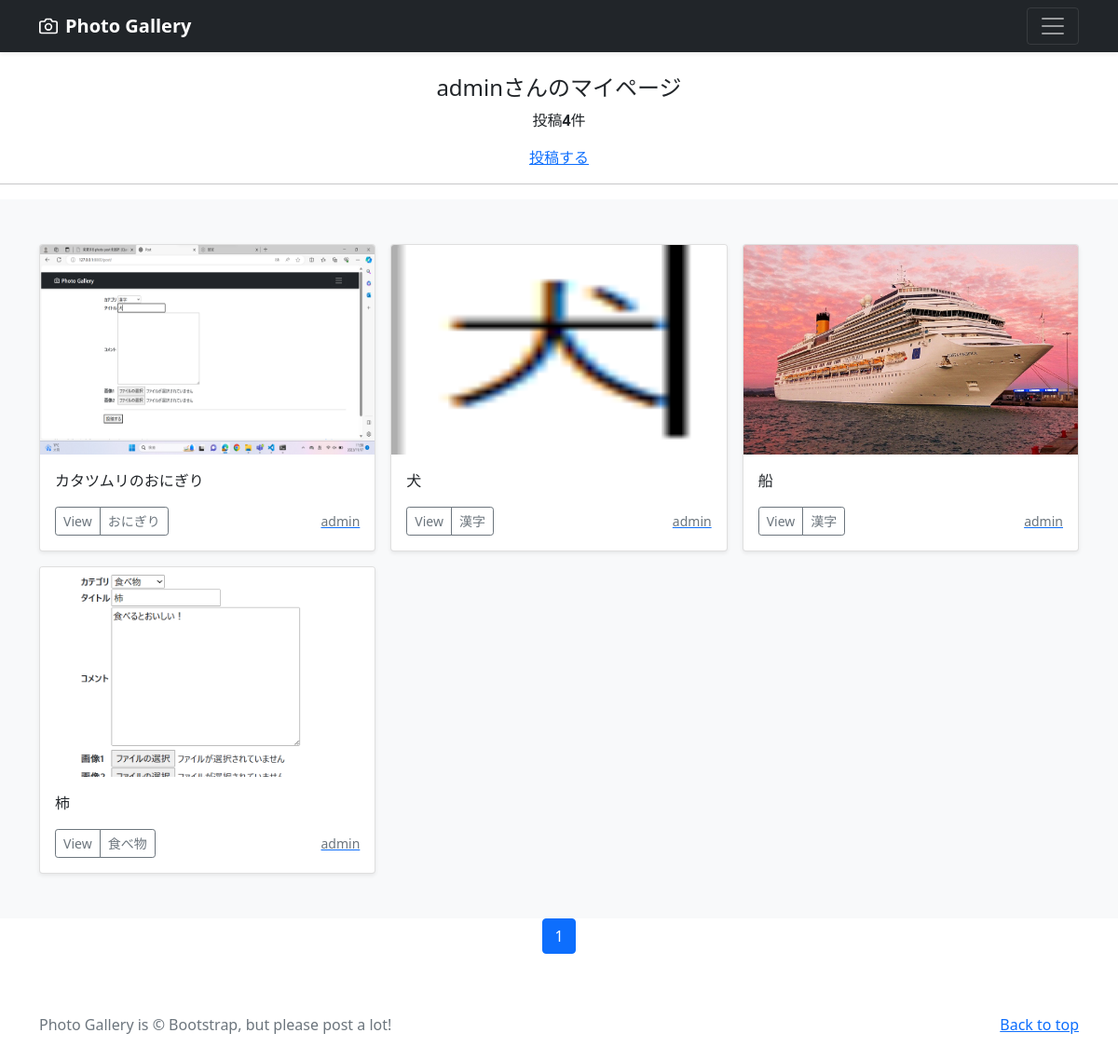
Screenshot of /mypage/ (signed in) with the database file from the repository.
### accounts/models.py (models this page shows)
class CustomUser(AbstractUser):
    pass

### photo/models.py (models this page shows, shortened)
class PhotoPost(models.Model):
    user = models.ForeignKey(
        CustomUser,
        verbose_name='ユーザー',
        on_delete=models.CASCADE
        )
    category = models.ForeignKey(
        Category,
        verbose_name='カテゴリ',
        on_delete=models.PROTECT
        )
    title = models.CharField(
        verbose_name='タイトル', # フィールドのタイトル
        max_length=200        # 最大文字数は200
        )
    comment = models.TextField(
        verbose_name='コメント',  # フィールドのタイトル
        )
    image1 = models.ImageField(
        verbose_name='イメージ1',# フィールドのタイトル
        upload_to = 'photos'   # MEDIA_ROOT以下のphotosにファイルを保存
        )
    image2 = models.ImageField(
        verbose_name='イメージ2',# フィールドのタイトル
        upload_to = 'photos',  # MEDIA_ROOT以下のphotosにファイルを保存
        blank=True,            # フィールド値の設定は必須でない
        null=True              # データベースにnullが保存されることを許容
        )
    posted_at = models.DateTimeField(
        verbose_name='投稿日時', # フィールドのタイトル
        auto_now_add=True       # 日時を自動追加
        )

class Category(models.Model):
    title = models.CharField(
        verbose_name='カテゴリ', # フィールドのタイトル
        max_length=20)

### photo/views.py (the view)
class MypageView(ListView):
    template_name ='mypage.html'
    paginate_by = 9
    def get_queryset(self):
      queryset = PhotoPost.objects.filter(
        user=self.request.user).order_by('-posted_at')
      return queryset

### photo/templates/mypage.html (shortened to what this page needs)
{% extends 'base.html' %}
      {% block contents %}
      {% if user.is_authenticated %}
        <br>
        <div style="text-align:center">
          <h4>{{user.username}}さんのマイページ</h4>
          {% if object_list.count == 0 %}
            <p>{{user.username}}さんの投稿はありません</p>
          {% else %}
            <p>投稿<strong>{{object_list.count}}</strong>件</p>
          {% endif %}
          <a href="{% url 'photo:post' %}">投稿する</a>
        </div>
        <hr>
      {% endif %}
      {% include "photos_list.html" %}
      {% include "pagination.html" %}
      {% endblock %}

### photo/templates/base.html (shortened to what this page needs)
{% load static %}
<!doctype html>
<html lang="en">
  <head>
    <link href="https://cdn.jsdelivr.net/npm/bootstrap@5.0.2/dist/css/bootstrap.min.css"
          rel="stylesheet"
>
  </head>
  <body>
    <header>
      <div class="navbar navbar-dark bg-dark shadow-sm">
        <div class="container">
          <a href="{% url 'photo:index' %}"
             class="navbar-brand d-flex align-items-center">
            <strong>Photo Gallery</strong>
          </a>
          <button class="navbar-toggler"
                  type="button"
                  data-bs-toggle="collapse"
                  data-bs-target="#navbarHeader"
                  aria-controls="navbarHeader"
                  aria-expanded="false"
                  aria-label="Toggle navigation">
            <span class="navbar-toggler-icon"></span>
          </button>
        </div>
      </div>
    </header>
    <main>
      {% block contents %}{% endblock %}
    </main>
    <footer class="text-muted py-5">
      <div class="container">
        <p class="float-end mb-1">
          <a href="#">Back to top</a>
        </p>
        <p class="mb-1">
          Photo Gallery is &copy; Bootstrap, but please post a lot!</p>
      </div>
    </footer>
  </body>
</html>

### photo/templates/photos_list.html (shortened to what this page needs)
<div class="album py-5 bg-light">
  <div class="container">
    <div class="row row-cols-1 row-cols-sm-2 row-cols-md-3 g-3">
      {% for record in object_list %}
      <div class="col">
        <div class="card shadow-sm">
          <img src="{{ record.image1.url }}"
                class="bd-placeholder-img card-img-top"
                width="100%" height="225"
                xmlns="http://www.w3.org/2000/svg"
                role="img" aria-label="Placeholder: Thumbnail"
                preserveAspectRatio="xMidYMid slice"
                focusable="false">
                <rect width="100%" height="100%" fill="#55595c"/>
          <div class="card-body">
            <p class="card-text">
              {{record.title}}
            </p>
            <div class="d-flex justify-content-between align-items-center">
              <div class="btn-group">
                <button type="button"
                        class="btn btn-sm btn-outline-secondary"
onclick="location.href='{% url 'photo:photo_detail' record.pk %}'">
                        View</button>
                <button type="button"
                        class="btn btn-sm btn-outline-secondary"
onclick="location.href='{% url 'photo:photos_cat' category=record.category.id %}'">
                        {{record.category.title}}</button>
              </div>
              <a href="{% url 'photo:user_list' user=record.user.id %}">
                <small class="text-muted">
                  {{record.user.username}}</small>
              </a>
            </div>
          </div>
        </div>
      </div>
      {% endfor %}
    </div>
  </div>
</div>

### photo/templates/pagination.html (shortened to what this page needs)
<ul class="pagination"
    style="justify-content:center">
    {% for num in page_obj.paginator.page_range %}
        {% if page_obj.number == num %}
        <li class="page-item active">
            <span class="page-link">{{ num }}</span>
        </li>
        {% endif %}
    {% endfor %}
</ul>

### photo/templates/base.html (style rules this page uses)
.bd-placeholder-img { font-size: 1.125rem; text-anchor: middle; -webkit-user-select: none; -moz-user-select: none; user-select: none; }

### rows the page displays
CustomUser: username "admin"
PhotoPost: image1 (picture), title "カタツムリのおにぎり", category "おにぎり", user.username "admin"
PhotoPost: image1 (picture), title "犬", category "漢字", user.username "admin"
PhotoPost: image1 (picture), title "船", category "漢字", user.username "admin"
PhotoPost: image1 (picture), title "柿", category "食べ物", user.username "admin"

### other values shown
{{ object_list.count }} "4"
{{ num }} "1"
